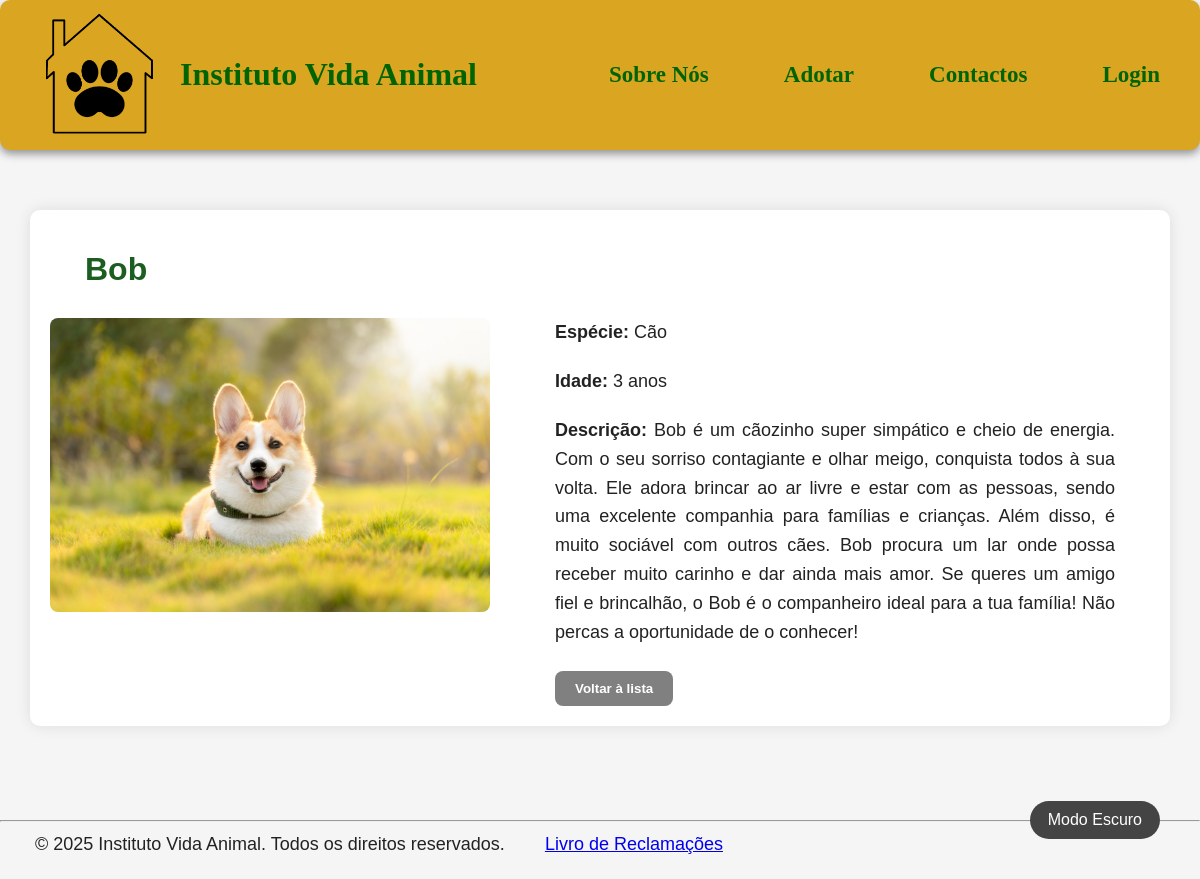
Screenshot of /animaisadc/5/ with the database file from the repository.
### app_adocao/models.py (models this page shows, shortened)
class Animal(models.Model):
    ESPECIES = (
        ('gato', 'Gato'),
        ('cao', 'Cão'),
    )
    nome = models.CharField(max_length=15)
    idade = models.IntegerField()
    especie = models.CharField(choices=ESPECIES)
    descricao = models.CharField(max_length=1000)
    imagem = models.ImageField(upload_to='imgAnimal/')
    padrinho = models.ForeignKey(
            User,
            on_delete=models.SET_NULL,
            null=True,
            blank=True,
            related_name='animais_apadrinhados'
        )

### app_adocao/views.py (the view)
# urls.py: path('animaisadc/<int:animal_id>/', views.animaisadc, name='animais_detalhe'),
def animaisadc(request, animal_id):
    animal = get_object_or_404(Animal, id=animal_id)
    return render(request, 'animais/animaisadc.html', {'animal': animal})

### app_adocao/templates/animais/animaisadc.html (shortened to what this page needs)
<!DOCTYPE html>
<html lang="pt">
    <head>
        {% load static %}
        <link rel="stylesheet" href="{% static 'css/style.css' %}">
        <link rel="stylesheet" href="{% static 'css/animais.css' %}">
        <link rel="stylesheet" href="{% static 'css/modoEscuro.css' %}">
    </head>
    <body>
        <header class="cabecalho">
            <div style="gap: 20px; display: flex; align-items: center;">
                <img src="{% static 'imagens/logo.png' %}" alt="Logo do Instituto Vida Animal" class="logo">
                <a class="home" href="/">Instituto Vida Animal</a>
            </div>
            <nav>
                <a style="font-size: 23px;" href="../../sobreNos">Sobre Nós</a>
                <a style="font-size: 23px;" href="../../adotar">Adotar</a>
                <a style="font-size: 23px;" href="../../contactos">Contactos</a>
                {% if user.is_authenticated %}
                    <span style="font-size: 20px; margin-right: 10px;">Olá, {{ user.username }}!</span>
                    <a style="font-size: 23px;" href="{% url 'logout' %}">Logout</a>
                {% else %}
                    <a style="font-size: 23px;" href="{% url 'sign_in' %}">Login</a>
                {% endif %}
            </nav>
        </header>
        <button id="darkModeToggle">Modo Escuro</button>
        <main>
            <h1>{{ animal.nome }}</h1>
            <div class="animal-detalhes">
                <img src="{{ animal.imagem.url }}" alt="Imagem de {{ animal.nome }}">
                <div class="animal-info">
                    <p><strong>Espécie:</strong> {{ animal.get_especie_display }}</p>
                    <p><strong>Idade:</strong> {{ animal.idade }} anos</p>
                    <p><strong>Descrição:</strong> {{ animal.descricao }}</p>
                    <div style="margin-top: 25px; margin-left: 35px;">
                        <a href="{% url 'adotar' %}"><button class="btn-voltar">Voltar à lista</button></a>
                    </div>
                </div>
            </div>
        </main>
        <br><br>
        <footer>
        <hr>
        <p>
            &copy; 2025 Instituto Vida Animal. Todos os direitos reservados.
            <a class="sign_up" style="margin-left: 35px;" href="https:/www.livroreclamacoes.pt/inicio" rel="noopener noreferrer" target="_blank">Livro de Reclamações</a>
        </p>
    </footer>
    </body>
</html>

### app_adocao/static/css/style.css (style rules this page uses)
body { font-family: Arial, sans-serif; background-color: whitesmoke; margin: 0; color: #222; padding-top: 160px; }
h1 { margin-left: 35px; font-family: 'Trebuchet MS', sans-serif; color: #1b5e20; }
p { text-align: justify; margin: 0 35px 20px 35px; font-size: large; line-height: 1.6; }
.cabecalho { display: flex; align-items: center; justify-content: space-between; padding: 0 40px; background-color: #daa520; border-radius: 10px; box-shadow: 0 4px 8px rgba(0, 0, 0, 0.404); height: 150px; position: fixed; top: 0; left: 0; right: 0; z-index: 1000; }
.logo { width: 120px; height: auto; }
.home { font-size: 32px; font-family: cursive; font-weight: bolder; color: darkgreen; text-decoration: none; }
nav { font-family: cursive; display: flex; gap: 75px; align-items: center; font-weight: bolder; }
nav a, nav span { font-size: 23px; }
a:link:not(.sign_up), a:visited:not(.sign_up) { color: darkgreen; text-decoration: none; }
button { background-color: darkgreen; color: white; padding: 8px 20px; border-radius: 8px; border: none; cursor: pointer; transition: 0.3s; }
.btn-voltar { background-color: gray !important; color: white; font-weight: bold; text-decoration: none; padding: 10px 20px; border-radius: 8px; display: inline-block; }
main { max-width: 1100px; margin: 50px auto; padding: 20px; background-color: white; border-radius: 10px; box-shadow: 0 0 15px rgba(0,0,0,0.1); }

### app_adocao/static/css/animais.css (style rules this page uses)
.animal-detalhes { display: flex; gap: 30px; align-items: flex-start; margin-top: 30px; }
.animal-detalhes img { max-width: 40%; height: auto; border-radius: 8px; object-fit: cover; }
.animal-info { flex: 1; }

### app_adocao/static/css/modoEscuro.css (style rules this page uses)
#darkModeToggle { cursor: pointer; font-size: 16px; padding: 10px 18px; border: none; border-radius: 50px; background-color: #444; color: white; transition: background-color 0.3s, transform 0.2s; margin: 20px; position: fixed; bottom: 20px; right: 20px; z-index: 1000; }

### rows the page displays
Animal: nome "Bob", imagem (picture), especie "Cão", idade "3", descricao "Bob é um cãozinho super simpático e cheio de energia. Com o seu sorriso contagiante e olhar meigo, conquista todos à sua volta. Ele adora brincar ao ar livre e estar com as pessoas, sendo uma excelente companhia para famílias e crianças. Além disso, é muito sociável com outros cães. Bob procura um lar onde possa receber muito carinho e dar ainda mais amor. Se queres um amigo fiel e brincalhão, o Bob é o companheiro ideal para a tua família! Não percas a oportunidade de o conhecer!"
